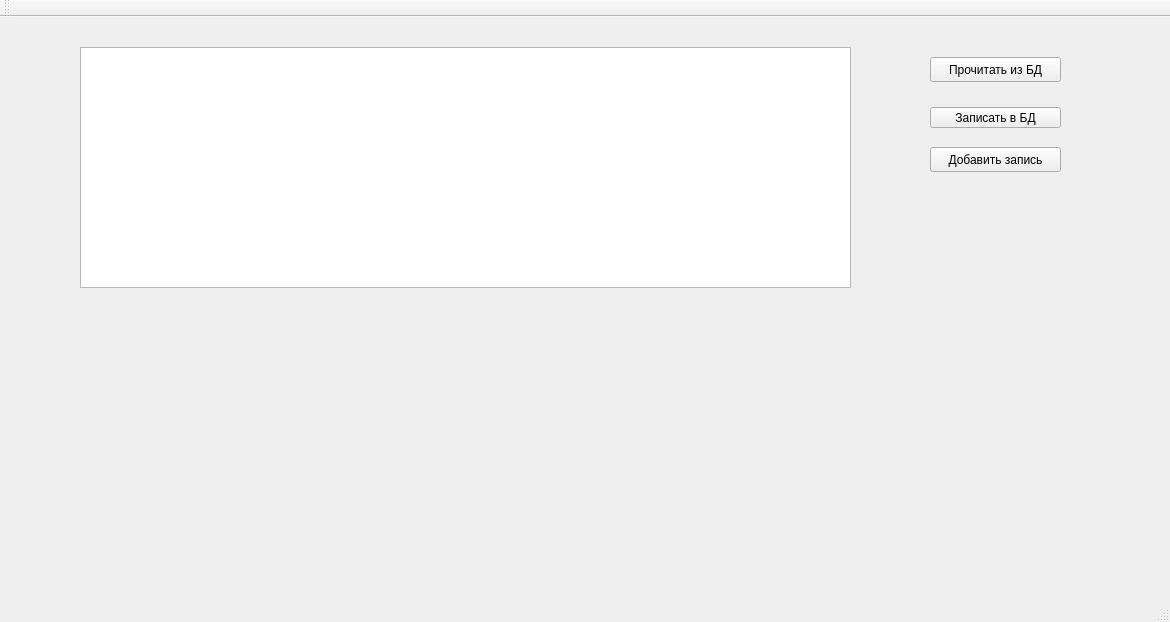
<?xml version="1.0" encoding="UTF-8"?>
<ui version="4.0">
 <class>MainWindow</class>
 <widget class="QMainWindow" name="MainWindow">
  <property name="geometry">
   <rect>
    <x>0</x>
    <y>0</y>
    <width>1170</width>
    <height>622</height>
   </rect>
  </property>
  <property name="windowTitle">
   <string>MainWindow</string>
  </property>
  <widget class="QWidget" name="centralWidget">
   <widget class="QTableWidget" name="tableWidget">
    <property name="geometry">
     <rect>
      <x>80</x>
      <y>30</y>
      <width>771</width>
      <height>241</height>
     </rect>
    </property>
    <property name="sizeAdjustPolicy">
     <enum>QAbstractScrollArea::AdjustToContentsOnFirstShow</enum>
    </property>
    <property name="rowCount">
     <number>0</number>
    </property>
    <property name="columnCount">
     <number>0</number>
    </property>
   </widget>
   <widget class="QPushButton" name="readFromButton">
    <property name="geometry">
     <rect>
      <x>930</x>
      <y>40</y>
      <width>131</width>
      <height>25</height>
     </rect>
    </property>
    <property name="text">
     <string>Прочитать из БД</string>
    </property>
   </widget>
   <widget class="QPushButton" name="writeToButton">
    <property name="geometry">
     <rect>
      <x>930</x>
      <y>90</y>
      <width>131</width>
      <height>21</height>
     </rect>
    </property>
    <property name="text">
     <string>Записать в БД</string>
    </property>
   </widget>
   <widget class="QPushButton" name="addRecordButton">
    <property name="geometry">
     <rect>
      <x>930</x>
      <y>130</y>
      <width>131</width>
      <height>25</height>
     </rect>
    </property>
    <property name="text">
     <string>Добавить запись</string>
    </property>
   </widget>
  </widget>
  <widget class="QMenuBar" name="menuBar">
   <property name="geometry">
    <rect>
     <x>0</x>
     <y>0</y>
     <width>1170</width>
     <height>22</height>
    </rect>
   </property>
  </widget>
  <widget class="QToolBar" name="mainToolBar">
   <attribute name="toolBarArea">
    <enum>TopToolBarArea</enum>
   </attribute>
   <attribute name="toolBarBreak">
    <bool>false</bool>
   </attribute>
  </widget>
  <widget class="QStatusBar" name="statusBar"/>
 </widget>
 <layoutdefault spacing="6" margin="11"/>
 <resources/>
 <connections/>
</ui>
